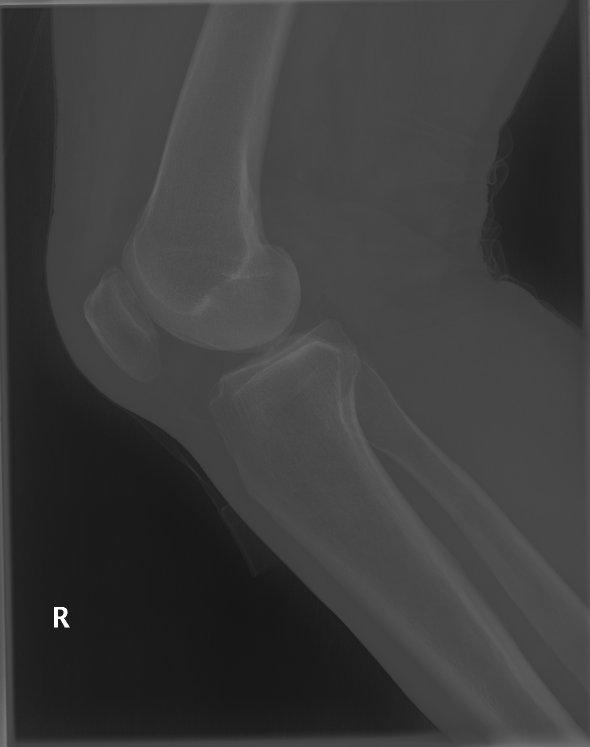
#> input picture dataset/Bone Fracture/Bone_Fracture_Binary_Classification/Bone_Fracture_Binary_Classification/test/fractured/001.png, 1179 x 1493 px, found by its file name (shown at 1/2 size); its folder holds only this picture in this run
$ python train_dataset.py
#> lines starting #> are read from the running program, lines starting #| are printed output that depends on the picture
#> in load_images_from_folder, img is the input picture: shape (1493, 1179); min 21, max 255, mean 60.4
"""
MedScan AI — Dataset Training Script (v2 — High-Accuracy)
==========================================================
Trains medical image classifiers using:
  - RandomForestClassifier (well-calibrated probabilities, robust)
  - Combined features: HOG + Pixel Histogram + Downscaled pixels

Datasets:
  1. Bone Fracture (X-ray)  — Binary: Fractured vs Not Fractured
  2. Brain Tumor  (MRI)     — 4-class: Glioma, Meningioma, No Tumor, Pituitary
"""

import os
import sys
import json
import time
import random
import numpy as np
import cv2
import joblib
from sklearn.ensemble import RandomForestClassifier, GradientBoostingClassifier
from sklearn.preprocessing import StandardScaler
from sklearn.metrics import accuracy_score, classification_report, confusion_matrix
from sklearn.pipeline import Pipeline
from sklearn.calibration import CalibratedClassifierCV

# ─── Reproducibility ──────────────────────────────────────────────
random.seed(42)
np.random.seed(42)

# ─── Paths ────────────────────────────────────────────────────────
BASE_DIR = os.path.dirname(os.path.abspath(__file__))

BONE_FRACTURE_DIR = os.path.join(
    BASE_DIR,
    "dataset", "Bone Fracture",
    "Bone_Fracture_Binary_Classification",
    "Bone_Fracture_Binary_Classification",
)

BRAIN_TUMOR_DIR = os.path.join(
    BASE_DIR,
    "dataset", "Brain Tumor", "classification",
)

MODEL_DIR = os.path.join(BASE_DIR, "models")
os.makedirs(MODEL_DIR, exist_ok=True)

# ─── Config ───────────────────────────────────────────────────────
IMG_SIZE = 128          # For HOG features
PIXEL_SIZE = 64         # Downscaled pixels as extra features
MAX_IMAGES_PER_CLASS = None   # None = use ALL images


# ══════════════════════════════════════════════════════════════════
#  FEATURE EXTRACTION (Combined: HOG + Histogram + Pixels)
# ══════════════════════════════════════════════════════════════════

def extract_hog_features(gray_img):
    """Extract HOG features from a grayscale image."""
    win_size = (IMG_SIZE, IMG_SIZE)
    cell_size = (8, 8)
    block_size = (16, 16)
    block_stride = (8, 8)
    num_bins = 9
    hog = cv2.HOGDescriptor(win_size, block_size, block_stride, cell_size, num_bins)
    features = hog.compute(gray_img)
    return features.flatten()


def extract_combined_features(gray_img):
    """Extract a rich combined feature vector:
       1. HOG features (edge/gradient patterns)
       2. Pixel intensity histogram (32 bins)
       3. Downscaled raw pixels (captures texture/shape)
       4. Basic statistics (mean, std, skew, kurtosis)
    """
    # Resize for HOG
    img_hog = cv2.resize(gray_img, (IMG_SIZE, IMG_SIZE))
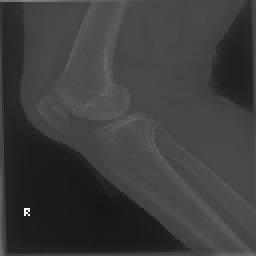
#> img_hog: shape (128, 128) (shown 2 times larger); min 22, max 255, mean 60.3
    hog_feat = extract_hog_features(img_hog)
#> in extract_hog_features, `features = hog.compute(gray_img)`: features = 8100 values, max 0.575 at index 3217, min 0 at index 302, mean 0.124
#> hog_feat has the same summary as features in extract_hog_features

    # Pixel intensity histogram (32 bins, normalized)
    hist = cv2.calcHist([img_hog], [0], None, [32], [0, 256]).flatten()
#> hist = 32 values, max 5770 at index 8, min 0 at index 0, mean 512
    hist = hist / (hist.sum() + 1e-7)
#> hist = 32 values, max 0.352 at index 8, min 0 at index 0, mean 0.0312

    # Downscaled raw pixels
    img_small = cv2.resize(gray_img, (PIXEL_SIZE, PIXEL_SIZE)).flatten().astype(np.float32) / 255.0
#> img_small = 4096 values, max 0.459 at index 3968, min 0.0863 at index 3289, mean 0.236

    # Basic statistics
    pixels = img_hog.flatten().astype(np.float32)
#> pixels = 16384 values, max 255 at index 13324, min 22 at index 12980, mean 60.35
    mean_val = np.mean(pixels)
#> mean_val = 60.35
    std_val = np.std(pixels)
#> std_val = 20.87
    # Quadrant means (spatial info)
    h, w = img_hog.shape
#> h = 128; w = 128
    q1 = img_hog[:h//2, :w//2].mean()
#> q1 = 70.19
    q2 = img_hog[:h//2, w//2:].mean()
#> q2 = 63.7
    q3 = img_hog[h//2:, :w//2].mean()
#> q3 = 38.43
    q4 = img_hog[h//2:, w//2:].mean()
#> q4 = 69.06
    center = img_hog[h//4:3*h//4, w//4:3*w//4].mean()
#> center = 70.49
    border = np.mean([img_hog[:h//6].mean(), img_hog[-h//6:].mean(),
                      img_hog[:, :w//6].mean(), img_hog[:, -w//6:].mean()])
#> border = 56.01
    stats = np.array([mean_val, std_val, q1, q2, q3, q4, center, border], dtype=np.float32) / 255.0
#> stats = [0.237, 0.0818, 0.275, 0.25, 0.151, 0.271, 0.276, 0.22]

    # Combine all features
    combined = np.concatenate([hog_feat, hist, img_small, stats])
#> combined = 12236 values, max 0.575 at index 3217, min 0 at index 302, mean 0.161
    return combined


def load_images_from_folder(folder_path, label, max_images=None):
    """Load images from folder, return (features_list, labels_list)."""
    features_list = []
    labels_list = []

    if not os.path.isdir(folder_path):
        print(f"  ⚠  Folder not found: {folder_path}")
        return features_list, labels_list

    files = sorted(os.listdir(folder_path))
    files = [f for f in files if f.lower().endswith(('.jpeg', '.jpg', '.png', '.bmp', '.webp', '.tif', '.tiff'))]

    if max_images:
        files = files[:max_images]

    loaded = 0
    skipped = 0
    for fname in files:
        fpath = os.path.join(folder_path, fname)
        try:
            img = cv2.imread(fpath, cv2.IMREAD_GRAYSCALE)
            if img is None:
                skipped += 1
                continue
            feat = extract_combined_features(img)
#> feat has the same summary as combined in extract_combined_features
            features_list.append(feat)
            labels_list.append(label)
            loaded += 1
        except Exception:
            skipped += 1

    print(f"    → Loaded {loaded} images (skipped {skipped}) from …/{os.path.basename(folder_path)}")
    return features_list, labels_list


# ══════════════════════════════════════════════════════════════════
#  TRAINING UTILITY
# ══════════════════════════════════════════════════════════════════

def train_and_save(X_train, y_train, X_val, y_val, class_names, model_name, pkl_name):
    """Train a RandomForest classifier, evaluate, save."""
    print(f"\n{'='*60}")
    print(f"  Training: {model_name}")
    print(f"  Classes:  {class_names}")
    print(f"  Train:    {len(X_train)} samples")
    print(f"  Val:      {len(X_val)} samples")
    print(f"  Features: {X_train.shape[1]} dimensions")
    print(f"{'='*60}")

    # RandomForest gives well-calibrated predict_proba out of the box
    pipeline = Pipeline([
        ('scaler', StandardScaler()),
        ('clf', RandomForestClassifier(
            n_estimators=200,
            max_depth=30,
            min_samples_split=5,
            min_samples_leaf=2,
            max_features='sqrt',
            random_state=42,
            n_jobs=-1,
            class_weight='balanced',
        ))
    ])

    t0 = time.time()
    pipeline.fit(X_train, y_train)
    elapsed = time.time() - t0

    y_pred = pipeline.predict(X_val)
    acc = accuracy_score(y_val, y_pred)

    print(f"\n  ⏱  Training time : {elapsed:.1f}s")
    print(f"  🎯 Val Accuracy  : {acc*100:.2f}%\n")
    print(classification_report(y_val, y_pred, target_names=class_names))

    # Confusion matrix
    cm = confusion_matrix(y_val, y_pred)
    print("  Confusion Matrix:")
    header = "        " + "  ".join(f"{c[:8]:>8}" for c in class_names)
    print(header)
    for i, row in enumerate(cm):
        row_str = "  ".join(f"{v:>8}" for v in row)
        print(f"  {class_names[i][:8]:>8}  {row_str}")

    # Test a few predictions to show calibration
    print(f"\n  Sample predictions (showing probability calibration):")
    for i in range(min(5, len(X_val))):
        proba = pipeline.predict_proba(X_val[i:i+1])[0]
        pred_idx = np.argmax(proba)
        true_label = class_names[y_val[i]]
        pred_label = class_names[pred_idx]
        conf = proba[pred_idx] * 100
        status = "✓" if pred_label == true_label else "✗"
        print(f"    {status} True: {true_label:15s} → Pred: {pred_label:15s} ({conf:.1f}%)")

    # Save model
    pkl_path = os.path.join(MODEL_DIR, pkl_name)
    joblib.dump(pipeline, pkl_path)

    # Save class names
    classes_path = os.path.join(MODEL_DIR, pkl_name.replace('_model.pkl', '_classes.json'))
    with open(classes_path, 'w') as f:
        json.dump(class_names, f)

    print(f"\n  ✅ Saved {pkl_path}")
    print(f"  ✅ Saved {classes_path}")

    return acc


# ══════════════════════════════════════════════════════════════════
#  1. BONE FRACTURE MODEL  (xray)
# ══════════════════════════════════════════════════════════════════

def train_bone_fracture():
    print("\n" + "#"*60)
    print("#  BONE FRACTURE MODEL  (X-Ray — Binary)")
    print("#"*60)

    class_names = ['Fractured', 'Not Fractured']
    class_folders = ['fractured', 'not fractured']

    # --- Train split ---
    train_dir = os.path.join(BONE_FRACTURE_DIR, "train")
    X_train_all, y_train_all = [], []
    for label_idx, folder_name in enumerate(class_folders):
        feats, labs = load_images_from_folder(
            os.path.join(train_dir, folder_name),
            label=label_idx,
            max_images=MAX_IMAGES_PER_CLASS,
        )
        X_train_all.extend(feats)
        y_train_all.extend(labs)
#> pass 2 of the loop in train_bone_fracture, `for label_idx, folder_name in enumerate(class_folders):`:
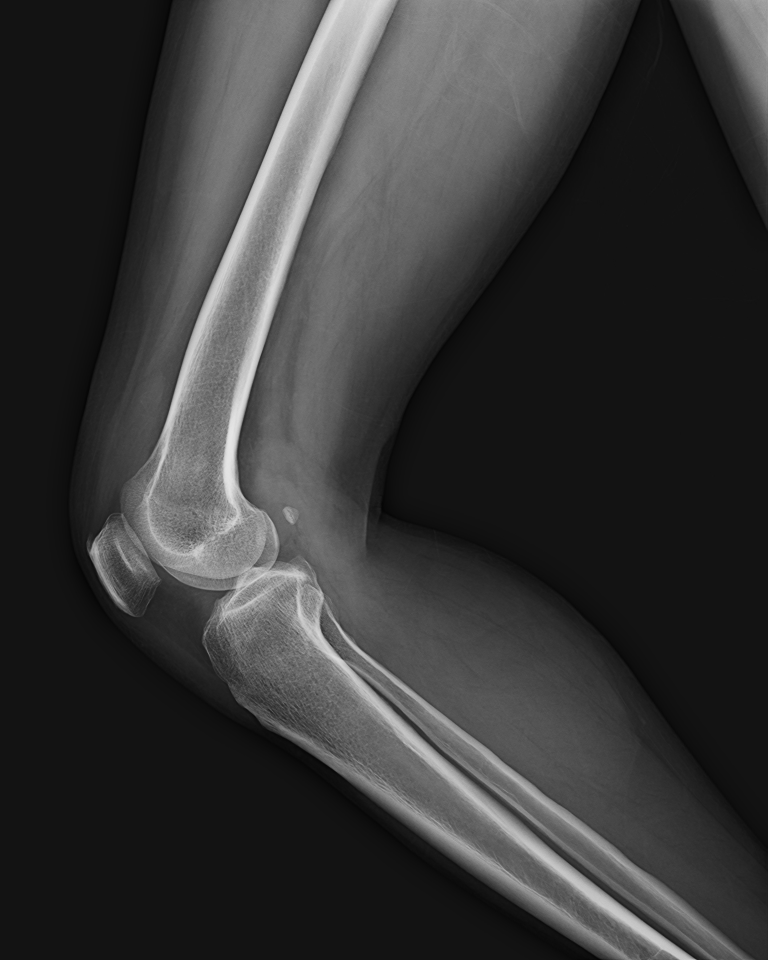
#> input picture dataset/Bone Fracture/Bone_Fracture_Binary_Classification/Bone_Fracture_Binary_Classification/test/not fractured/IMG0000014.jpg, 2304 x 2880 px, found by its file name (shown at 1/3 size)
#> in load_images_from_folder, img is the input picture: shape (2880, 2304); min 3, max 231, mean 55.8
#> in extract_combined_features (call 2), `img_hog = cv2.resize(gray_img, (IMG_SIZE, IMG_SIZE))`:
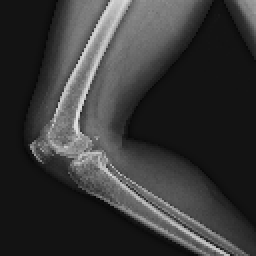
#> img_hog: shape (128, 128) (shown 2 times larger); min 6, max 229, mean 55.8
#> hog_feat = 8100 values, max 0.892 at index 5582, min 0 at index 0, mean 0.091
#> in extract_combined_features (call 2), `hist = cv2.calcHist([img_hog], [0], None, [32], [0, 256]).flatten()`: hist = 32 values, max 7481 at index 2, min 0 at index 29, mean 512
#> in extract_combined_features (call 2), `hist = hist / (hist.sum() + 1e-7)`: hist = 32 values, max 0.457 at index 2, min 0 at index 29, mean 0.0312
#> img_small = 4096 values, max 0.878 at index 1811, min 0.0235 at index 1607, mean 0.219
#> pixels = 16384 values, max 229 at index 7462, min 6 at index 28, mean 55.82
#> mean_val = 55.82
#> std_val = 47.83
#> q1 = 76.94
#> q2 = 45.25
#> q3 = 47.98
#> q4 = 53.09
#> center = 72.92
#> border = 43.82
#> stats = [0.219, 0.188, 0.302, 0.177, 0.188, 0.208, 0.286, 0.172]
#> combined = 12236 values, max 0.892 at index 5582, min 0 at index 0, mean 0.134
#> feat has the same summary as combined in extract_combined_features

    # --- Validation split ---
    val_dir = os.path.join(BONE_FRACTURE_DIR, "val")
    X_val_all, y_val_all = [], []
    for label_idx, folder_name in enumerate(class_folders):
        feats, labs = load_images_from_folder(
            os.path.join(val_dir, folder_name),
            label=label_idx,
            max_images=MAX_IMAGES_PER_CLASS,
        )
        X_val_all.extend(feats)
        y_val_all.extend(labs)
#> pass 2 of the loop in train_bone_fracture, `for label_idx, folder_name in enumerate(class_folders):`:

    if not X_train_all:
        print("  ❌ No training images found for Bone Fracture!")
        return None

    X_train = np.array(X_train_all)
    y_train = np.array(y_train_all)
#> y_train = [0, 1]
    X_val   = np.array(X_val_all) if X_val_all else X_train
    y_val   = np.array(y_val_all) if y_val_all else y_train
#> y_val = [0, 1]

    # Shuffle training data
    idx = np.arange(len(X_train))
#> idx = [0, 1]
    np.random.shuffle(idx)
    X_train, y_train = X_train[idx], y_train[idx]
#> y_train = [1, 0]

    acc = train_and_save(
        X_train, y_train, X_val, y_val,
        class_names, "Bone Fracture X-Ray Classifier", "xray_model.pkl"
    )
#|   Train:    2 samples
#|   Val:      2 samples
#|   Features: 12236 dimensions
#> in train_and_save, `y_pred = pipeline.predict(X_val)`: y_pred = [1, 1]
#> in train_and_save, `acc = accuracy_score(y_val, y_pred)`: acc = 0.5
#|   🎯 Val Accuracy  : 50.00%
#|                precision    recall  f1-score   support
#|     Fractured       0.00      0.00      0.00         1
#| Not Fractured       0.50      1.00      0.67         1
#|      accuracy                           0.50         2
#|     macro avg       0.25      0.50      0.33         2
#|  weighted avg       0.25      0.50      0.33         2
#> in train_and_save, `cm = confusion_matrix(y_val, y_pred)`: cm = [[0, 1], [0, 1]]
#> the loop in train_and_save, `for i, row in enumerate(cm):` made 2 passes
#|   Fracture         0         1
#|   Not Frac         0         1
#> the loop in train_and_save, `for i in range(min(5, len(X_val))):` made 2 passes
#> (proba, pred_idx, true_label, pred_label, conf, status) on passes 1 to 2: ([0.477, 0.522], 1, 'Fractured', 'Not Fractured', 52.25, '✗'), ([0.477, 0.522], 1, 'Not Fractured', 'Not Fractured', 52.25, '✓')
#|     ✗ True: Fractured       → Pred: Not Fractured   (52.2%)
#|     ✓ True: Not Fractured   → Pred: Not Fractured   (52.2%)
#> acc = 0.5
    return acc


# ══════════════════════════════════════════════════════════════════
#  2. BRAIN TUMOR MODEL  (mri)
# ══════════════════════════════════════════════════════════════════

def train_brain_tumor():
    print("\n" + "#"*60)
    print("#  BRAIN TUMOR MODEL  (MRI — 4-Class)")
    print("#"*60)

    class_names = ['Glioma', 'Meningioma', 'No Tumor', 'Pituitary']
    class_folders = ['glioma', 'meningioma', 'notumor', 'pituitary']

    # --- Train split ---
    train_dir = os.path.join(BRAIN_TUMOR_DIR, "Training")
    X_train_all, y_train_all = [], []
    for label_idx, folder_name in enumerate(class_folders):
        feats, labs = load_images_from_folder(
            os.path.join(train_dir, folder_name),
            label=label_idx,
            max_images=MAX_IMAGES_PER_CLASS,
        )
        X_train_all.extend(feats)
        y_train_all.extend(labs)
#> pass 2 of the loop in train_brain_tumor, `for label_idx, folder_name in enumerate(class_folders):`:

    # --- Test split (used as validation) ---
    test_dir = os.path.join(BRAIN_TUMOR_DIR, "Testing")
    X_val_all, y_val_all = [], []
    for label_idx, folder_name in enumerate(class_folders):
        feats, labs = load_images_from_folder(
            os.path.join(test_dir, folder_name),
            label=label_idx,
            max_images=MAX_IMAGES_PER_CLASS,
        )
        X_val_all.extend(feats)
        y_val_all.extend(labs)
#> pass 2 of the loop in train_brain_tumor, `for label_idx, folder_name in enumerate(class_folders):`:

    if not X_train_all:
        print("  ❌ No training images found for Brain Tumor!")
        return None

    X_train = np.array(X_train_all)
    y_train = np.array(y_train_all)
    X_val   = np.array(X_val_all) if X_val_all else X_train
    y_val   = np.array(y_val_all) if y_val_all else y_train

    # Shuffle training data
    idx = np.arange(len(X_train))
    np.random.shuffle(idx)
    X_train, y_train = X_train[idx], y_train[idx]

    acc = train_and_save(
        X_train, y_train, X_val, y_val,
        class_names, "Brain Tumor MRI Classifier", "mri_model.pkl"
    )
    return acc


# ══════════════════════════════════════════════════════════════════
#  MAIN
# ══════════════════════════════════════════════════════════════════

def main():
    print("=" * 60)
    print("  MedScan AI — Dataset Training (v2 — High-Accuracy)")
    print("  RandomForest + Combined Features (HOG+Histogram+Pixels)")
    print("=" * 60)
    print(f"  Image size : {IMG_SIZE}×{IMG_SIZE} (HOG) + {PIXEL_SIZE}×{PIXEL_SIZE} (pixels)")
    print(f"  Bone data  : {BONE_FRACTURE_DIR}")
    print(f"  Brain data : {BRAIN_TUMOR_DIR}")
    print(f"  Output     : {MODEL_DIR}/")
    print()

    results = {}

    # 1. Bone Fracture
    acc = train_bone_fracture()
    if acc is not None:
        results['xray'] = acc

    # 2. Brain Tumor
    acc = train_brain_tumor()
    if acc is not None:
        results['mri'] = acc

    # ── Summary ───────────────────────────────────────────────
    print("\n" + "=" * 60)
    print("  🎯 TRAINING COMPLETE — Summary")
    print("=" * 60)
    for name, a in results.items():
        print(f"  {name:>8} model : {a*100:.1f}% accuracy  →  models/{name}_model.pkl")
#> this loop made 1 pass
#> (name, a) on pass 1: ('xray', 0.5)
#|       xray model : 50.0% accuracy  →  models/xray_model.pkl

    if not results:
        print("  ❌ No models were trained! Check that dataset/ folder exists.")
        sys.exit(1)

    print()
    print("  Next steps:")
    print("    1. Restart the Flask app:  python app.py")
    print("    2. Upload a bone X-ray or brain MRI to test predictions!")
    print()


if __name__ == '__main__':
    main()
